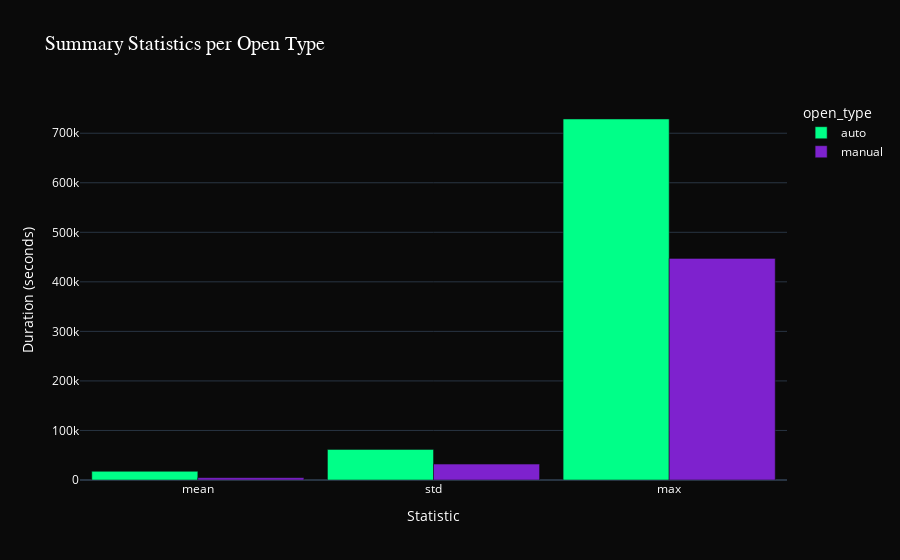

Here is the notebook cell this chart was saved with:
### Code cell
desc = epi.groupby("open_type")["duration_sec"].describe().reset_index()
desc = desc[["open_type", "mean", "std", "max"]]
desc_melted = desc.melt(id_vars="open_type", var_name="stat", value_name="value")

fig = px.bar(
    desc_melted,
    x="stat",
    y="value",
    color="open_type",
    barmode="group",
    color_discrete_map={"manual": JB_COLORS["manual"], "auto": JB_COLORS["auto"]},
    title="Summary Statistics per Open Type"
)
fig.update_layout(
    xaxis_title="Statistic",
    yaxis_title="Duration (seconds)",
    title_font=dict(size=20, color=JB_COLORS["text"], family="Arial Black")
)
update_layout(fig)
fig.show()

### Figure 1 — Plotly figure (JSON) as saved in the notebook; plotly's stock layout.template omitted (floating-point values rounded to 4 significant figures)
{"data": [{"alignmentgroup": "True", "hovertemplate": "open_type=auto<br>stat=%{x}<br>value=%{y}<extra></extra>", "legendgroup": "auto", "marker": {"color": "#00ff88", "pattern": {"shape": ""}}, "name": "auto", "offsetgroup": "auto", "orientation": "v", "showlegend": true, "textposition": "auto", "x": ["mean", "std", "max"], "xaxis": "x", "y": [17460.0, 61730.0, 728700.0], "yaxis": "y", "type": "bar"}, {"alignmentgroup": "True", "hovertemplate": "open_type=manual<br>stat=%{x}<br>value=%{y}<extra></extra>", "legendgroup": "manual", "marker": {"color": "#7e22ce", "pattern": {"shape": ""}}, "name": "manual", "offsetgroup": "manual", "orientation": "v", "showlegend": true, "textposition": "auto", "x": ["mean", "std", "max"], "xaxis": "x", "y": [4640.0, 32060.0, 447300.0], "yaxis": "y", "type": "bar"}], "layout": {"xaxis": {"anchor": "y", "domain": [0.0, 1.0], "title": {"text": "Statistic"}}, "yaxis": {"anchor": "x", "domain": [0.0, 1.0], "title": {"text": "Duration (seconds)"}}, "legend": {"title": {"text": "open_type"}, "tracegroupgap": 0}, "title": {"text": "Summary Statistics per Open Type", "font": {"size": 20, "color": "#ffffff", "family": "Poppins"}}, "barmode": "group", "font": {"color": "#ffffff"}, "bargap": 0.1, "paper_bgcolor": "#0a0a0a", "plot_bgcolor": "#0a0a0a"}}
